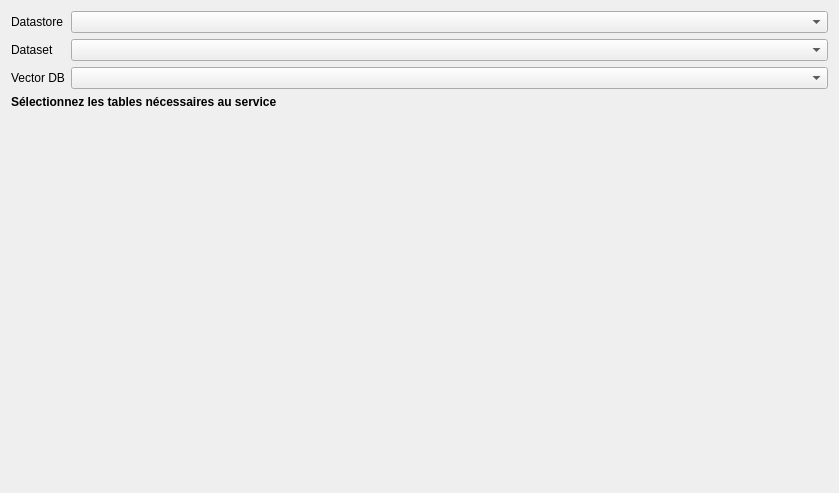
<?xml version="1.0" encoding="UTF-8"?>
<ui version="4.0">
 <class>wzp_publication_form</class>
 <widget class="QWizardPage" name="wzp_publication_form">
  <property name="geometry">
   <rect>
    <x>0</x>
    <y>0</y>
    <width>839</width>
    <height>493</height>
   </rect>
  </property>
  <property name="windowTitle">
   <string>Publication Form</string>
  </property>
  <property name="locale">
   <locale language="English" country="UnitedStates"/>
  </property>
  <layout class="QGridLayout" name="gridLayout">
   <item row="7" column="0" colspan="2">
    <layout class="QVBoxLayout" name="lyt_table_relation"/>
   </item>
   <item row="2" column="1">
    <widget class="DatasetComboBox" name="cbx_dataset"/>
   </item>
   <item row="1" column="1">
    <widget class="DatastoreComboBox" name="cbx_datastore"/>
   </item>
   <item row="5" column="0">
    <widget class="QLabel" name="lbl_stored_data">
     <property name="sizePolicy">
      <sizepolicy hsizetype="Fixed" vsizetype="Preferred">
       <horstretch>0</horstretch>
       <verstretch>0</verstretch>
      </sizepolicy>
     </property>
     <property name="text">
      <string>Vector DB</string>
     </property>
    </widget>
   </item>
   <item row="2" column="0">
    <widget class="QLabel" name="label">
     <property name="text">
      <string>Dataset</string>
     </property>
    </widget>
   </item>
   <item row="1" column="0">
    <widget class="QLabel" name="lbl_datastore">
     <property name="sizePolicy">
      <sizepolicy hsizetype="Fixed" vsizetype="Preferred">
       <horstretch>0</horstretch>
       <verstretch>0</verstretch>
      </sizepolicy>
     </property>
     <property name="text">
      <string>Datastore</string>
     </property>
    </widget>
   </item>
   <item row="5" column="1">
    <widget class="StoredDataComboBox" name="cbx_stored_data"/>
   </item>
   <item row="8" column="0" colspan="2">
    <spacer name="verticalSpacer">
     <property name="orientation">
      <enum>Qt::Vertical</enum>
     </property>
     <property name="sizeHint" stdset="0">
      <size>
       <width>20</width>
       <height>466</height>
      </size>
     </property>
    </spacer>
   </item>
   <item row="6" column="0" colspan="2">
    <widget class="QLabel" name="label_2">
     <property name="font">
      <font>
       <weight>75</weight>
       <bold>true</bold>
      </font>
     </property>
     <property name="text">
      <string>Sélectionnez les tables nécessaires au service</string>
     </property>
    </widget>
   </item>
  </layout>
 </widget>
 <customwidgets>
  <customwidget>
   <class>DatastoreComboBox</class>
   <extends>QComboBox</extends>
   <header>geoplateforme.gui.cbx_datastore</header>
  </customwidget>
  <customwidget>
   <class>StoredDataComboBox</class>
   <extends>QComboBox</extends>
   <header>geoplateforme.gui.cbx_stored_data</header>
  </customwidget>
  <customwidget>
   <class>DatasetComboBox</class>
   <extends>QComboBox</extends>
   <header>geoplateforme.gui.cbx_dataset</header>
  </customwidget>
 </customwidgets>
 <resources/>
 <connections/>
</ui>
